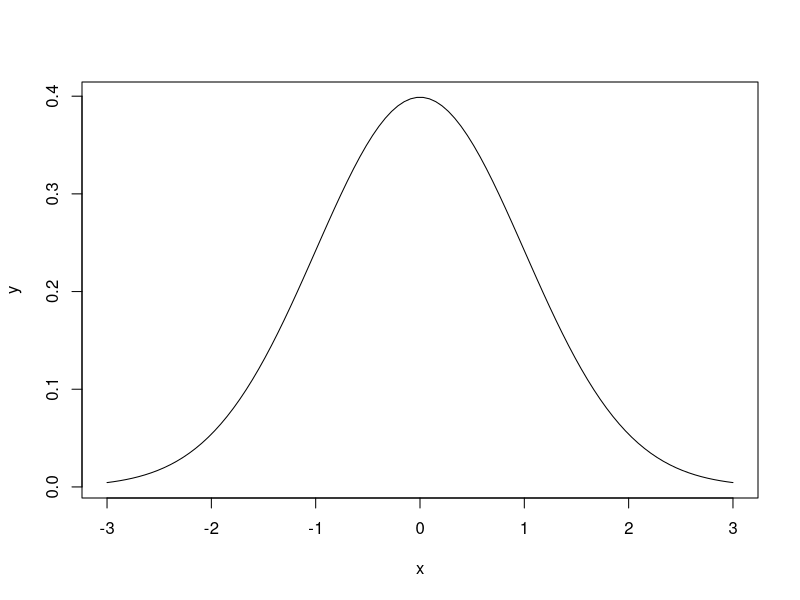
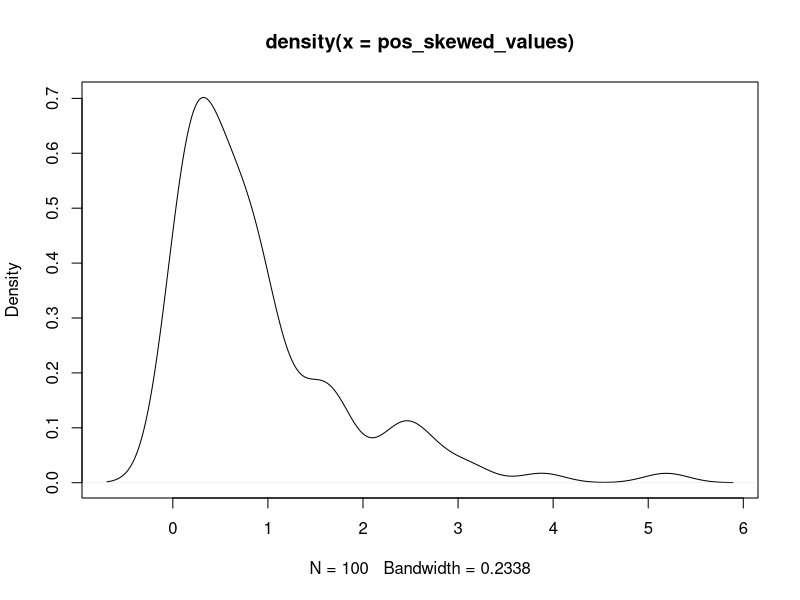
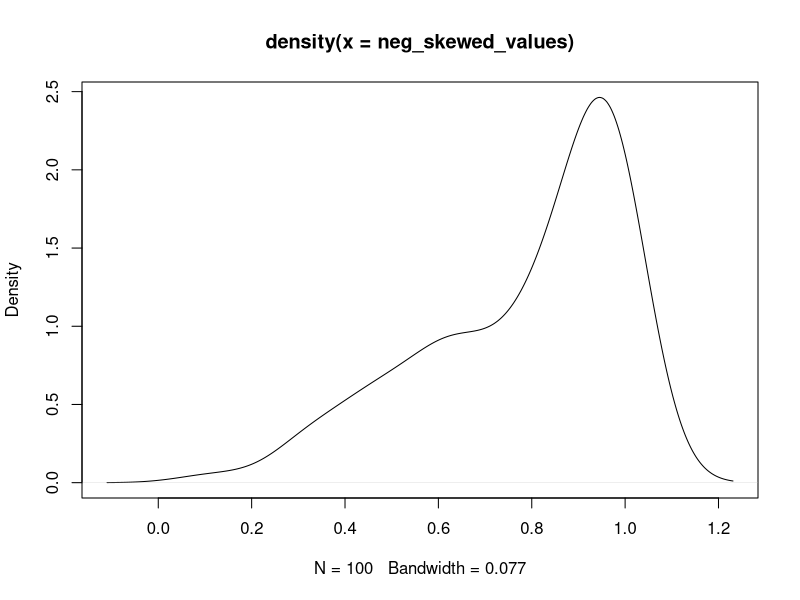

Write the R code that produced these figures, in order.
## ---- chunk 1
# Intro to R Assignment
# DSC 520
# Week 1
# Statistics for Data Science Assignment Week 1
# David Berberena
# 12/3/2023

# Assignment Start

# Create function to print the Task 4 scenario and questions along with the
# desired answers to those questions.

task_4 <- function() {
  
  print("Task 4: Say I own 857 CDs. My friend has written a computer program")
  print("that uses a webcam to scan the shelves in my house where I keep my CDs")
  print("and measure how many I have. His program says that I have 863 CDs.")
  print("Define measurement error. What is the measurement error in my friend’s CD-counting device?")
  
  print("Measurement error is the discrepancy between what is known to be true")
  print("concerning the value of an entity being measured and the true value of")
  print("that entity actually being measured in real time.")
}

# Create function to display the shape of a normal distribution
# This function will use the dnorm() built-in function for distributions
# seq() built-in function will define the parameters of the distributions
# plot() built-in function will be used to sketch the shape of the distributions

task_5_norm_dist <- function() {
  
  # length.out is a keyword that sets the total number of values present
  
  x <- seq(-3, 3, length.out = 100)
  
  # standardized values for mean and standard deviation to create the plot
  
  y <- dnorm(x, mean = 0, sd = 1)
  
  # Create a plot of the normal distribution using x and y as parameters
  # type is included as a parameter so R knows to draw a line or "l"
  
  plot(x, y, type = "l")
}

# Create function to display the shape of a positively skewed distribution
# This function will use the rgamma() built-in function for skewed distributions
# The parameters of the positively skewed distribution plot will be stored in a variable
# plot() built-in function will be used to sketch the shape of the distribution

task_5_pos_dist <- function() {
  
  # Since this function will use rgamma() which generates random values, setting
  # the seed needs to be done to have the same random values generate each time
  # the code is run
  # 123 is the standard value entered, but any number can be entered
  
  set.seed(123)
  
  # pos_skewed_values variable is created to capture the random values created
  # by the rgamma() function
  # rgamma() has two built-in parameters: shape and rate (values are set to 1
  # each to plot high positive skewness)
  
  pos_skewed_values <- rgamma(100, shape = 1, rate = 1)
  
  # plot the positively skewed random distribution using the density() 
  # built-in function and plot()
  
  plot(density(pos_skewed_values))
}

# Create function to display the shape of a negatively skewed distribution
# This function will also use the rgamma() function for skewed distributions
# The parameters of the negatively skewed distribution plot will be stored in a variable
# plot() and density() functions will be used to sketch the shape of the distribution

task_5_neg_dist <- function() {
  
  # Since this function will use rbeta() which generates random values, setting
  # the seed needs to be done to have the same random values generate each time 
  # the code is run
  # 123 is the standard value entered, but any number can be entered
  
  set.seed(123)
  
  # neg_skewed_values variable is created to capture the random values created
  # by the rbeta() function
  # rbeta() has two built-in parameters: shape1 and shape2 (shape1 is set to 2
  # and shape2 is set to 0.5 to illustrate high negative skewness)
  
  neg_skewed_values <- rbeta(100, shape1 = 2, shape2 = 0.5)
  
  # plot the negatively skewed random distribution using density() and plot()
  
  plot(density(neg_skewed_values))
}

# Create function to print the Task 5 instructions and answers

task_5 <- function() {
  
  print("Task 5: Sketch the shape of a normal distribution, a positively skewed")
  print("distribution and a negatively skewed distribution.")
  task_5_norm_dist()
  task_5_pos_dist()
  task_5_neg_dist()
}

task_4()
task_5()

